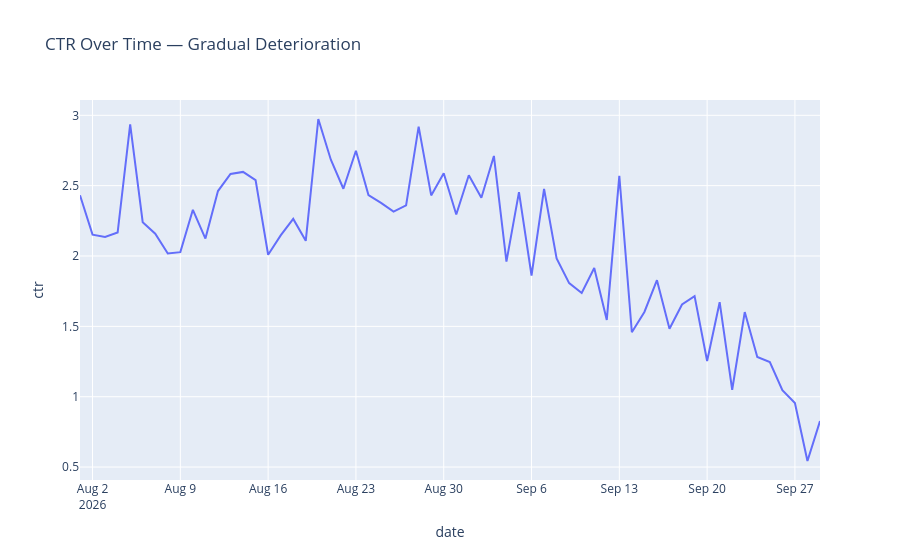

This figure's notebook cell:
### Code cell
fatigue_id = df[df["ad_id"]=="AD_005"]

fig =px.line(
    fatigue_id,
    x="date",
    y="ctr",
    title="CTR Over Time — Gradual Deterioration"

)

fig.show()
